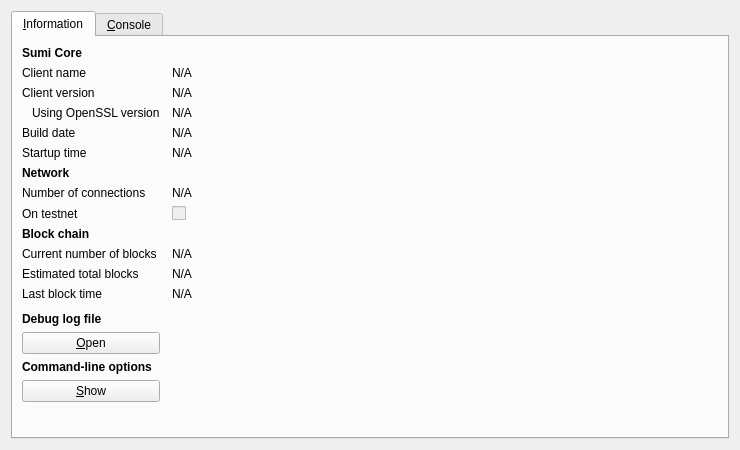
<?xml version="1.0" encoding="UTF-8"?>
<ui version="4.0">
 <class>RPCConsole</class>
 <widget class="QDialog" name="RPCConsole">
  <property name="geometry">
   <rect>
    <x>0</x>
    <y>0</y>
    <width>740</width>
    <height>450</height>
   </rect>
  </property>
  <property name="windowTitle">
   <string>Sumi - Debug window</string>
  </property>
  <layout class="QVBoxLayout" name="verticalLayout_2">
   <item>
    <widget class="QTabWidget" name="tabWidget">
     <property name="currentIndex">
      <number>0</number>
     </property>
     <widget class="QWidget" name="tab_info">
      <attribute name="title">
       <string>&amp;Information</string>
      </attribute>
      <layout class="QGridLayout" name="gridLayout" columnstretch="0,1">
       <property name="horizontalSpacing">
        <number>12</number>
       </property>
       <item row="0" column="0">
        <widget class="QLabel" name="label_9">
         <property name="font">
          <font>
           <weight>75</weight>
           <bold>true</bold>
          </font>
         </property>
         <property name="text">
          <string>Sumi Core</string>
         </property>
        </widget>
       </item>
       <item row="1" column="0">
        <widget class="QLabel" name="label_5">
         <property name="text">
          <string>Client name</string>
         </property>
        </widget>
       </item>
       <item row="1" column="1">
        <widget class="QLabel" name="clientName">
         <property name="cursor">
          <cursorShape>IBeamCursor</cursorShape>
         </property>
         <property name="text">
          <string>N/A</string>
         </property>
         <property name="textFormat">
          <enum>Qt::PlainText</enum>
         </property>
         <property name="textInteractionFlags">
          <set>Qt::LinksAccessibleByMouse|Qt::TextSelectableByKeyboard|Qt::TextSelectableByMouse</set>
         </property>
        </widget>
       </item>
       <item row="2" column="0">
        <widget class="QLabel" name="label_6">
         <property name="text">
          <string>Client version</string>
         </property>
        </widget>
       </item>
       <item row="2" column="1">
        <widget class="QLabel" name="clientVersion">
         <property name="cursor">
          <cursorShape>IBeamCursor</cursorShape>
         </property>
         <property name="text">
          <string>N/A</string>
         </property>
         <property name="textFormat">
          <enum>Qt::PlainText</enum>
         </property>
         <property name="textInteractionFlags">
          <set>Qt::LinksAccessibleByMouse|Qt::TextSelectableByKeyboard|Qt::TextSelectableByMouse</set>
         </property>
        </widget>
       </item>
       <item row="3" column="0">
        <widget class="QLabel" name="label_14">
         <property name="text">
          <string>Using OpenSSL version</string>
         </property>
         <property name="indent">
          <number>10</number>
         </property>
        </widget>
       </item>
       <item row="3" column="1">
        <widget class="QLabel" name="openSSLVersion">
         <property name="cursor">
          <cursorShape>IBeamCursor</cursorShape>
         </property>
         <property name="text">
          <string>N/A</string>
         </property>
         <property name="textFormat">
          <enum>Qt::PlainText</enum>
         </property>
         <property name="textInteractionFlags">
          <set>Qt::LinksAccessibleByMouse|Qt::TextSelectableByKeyboard|Qt::TextSelectableByMouse</set>
         </property>
        </widget>
       </item>
       <item row="4" column="0">
        <widget class="QLabel" name="label_12">
         <property name="text">
          <string>Build date</string>
         </property>
        </widget>
       </item>
       <item row="4" column="1">
        <widget class="QLabel" name="buildDate">
         <property name="cursor">
          <cursorShape>IBeamCursor</cursorShape>
         </property>
         <property name="text">
          <string>N/A</string>
         </property>
         <property name="textFormat">
          <enum>Qt::PlainText</enum>
         </property>
         <property name="textInteractionFlags">
          <set>Qt::LinksAccessibleByMouse|Qt::TextSelectableByKeyboard|Qt::TextSelectableByMouse</set>
         </property>
        </widget>
       </item>
       <item row="5" column="0">
        <widget class="QLabel" name="label_13">
         <property name="text">
          <string>Startup time</string>
         </property>
        </widget>
       </item>
       <item row="5" column="1">
        <widget class="QLabel" name="startupTime">
         <property name="cursor">
          <cursorShape>IBeamCursor</cursorShape>
         </property>
         <property name="text">
          <string>N/A</string>
         </property>
         <property name="textFormat">
          <enum>Qt::PlainText</enum>
         </property>
         <property name="textInteractionFlags">
          <set>Qt::LinksAccessibleByMouse|Qt::TextSelectableByKeyboard|Qt::TextSelectableByMouse</set>
         </property>
        </widget>
       </item>
       <item row="6" column="0">
        <widget class="QLabel" name="label_11">
         <property name="font">
          <font>
           <weight>75</weight>
           <bold>true</bold>
          </font>
         </property>
         <property name="text">
          <string>Network</string>
         </property>
        </widget>
       </item>
       <item row="7" column="0">
        <widget class="QLabel" name="label_7">
         <property name="text">
          <string>Number of connections</string>
         </property>
        </widget>
       </item>
       <item row="7" column="1">
        <widget class="QLabel" name="numberOfConnections">
         <property name="cursor">
          <cursorShape>IBeamCursor</cursorShape>
         </property>
         <property name="text">
          <string>N/A</string>
         </property>
         <property name="textFormat">
          <enum>Qt::PlainText</enum>
         </property>
         <property name="textInteractionFlags">
          <set>Qt::LinksAccessibleByMouse|Qt::TextSelectableByKeyboard|Qt::TextSelectableByMouse</set>
         </property>
        </widget>
       </item>
       <item row="8" column="0">
        <widget class="QLabel" name="label_8">
         <property name="text">
          <string>On testnet</string>
         </property>
        </widget>
       </item>
       <item row="8" column="1">
        <widget class="QCheckBox" name="isTestNet">
         <property name="enabled">
          <bool>false</bool>
         </property>
         <property name="text">
          <string/>
         </property>
        </widget>
       </item>
       <item row="9" column="0">
        <widget class="QLabel" name="label_10">
         <property name="font">
          <font>
           <weight>75</weight>
           <bold>true</bold>
          </font>
         </property>
         <property name="text">
          <string>Block chain</string>
         </property>
        </widget>
       </item>
       <item row="10" column="0">
        <widget class="QLabel" name="label_3">
         <property name="text">
          <string>Current number of blocks</string>
         </property>
        </widget>
       </item>
       <item row="10" column="1">
        <widget class="QLabel" name="numberOfBlocks">
         <property name="cursor">
          <cursorShape>IBeamCursor</cursorShape>
         </property>
         <property name="text">
          <string>N/A</string>
         </property>
         <property name="textFormat">
          <enum>Qt::PlainText</enum>
         </property>
         <property name="textInteractionFlags">
          <set>Qt::LinksAccessibleByMouse|Qt::TextSelectableByKeyboard|Qt::TextSelectableByMouse</set>
         </property>
        </widget>
       </item>
       <item row="11" column="0">
        <widget class="QLabel" name="label_4">
         <property name="text">
          <string>Estimated total blocks</string>
         </property>
        </widget>
       </item>
       <item row="11" column="1">
        <widget class="QLabel" name="totalBlocks">
         <property name="cursor">
          <cursorShape>IBeamCursor</cursorShape>
         </property>
         <property name="text">
          <string>N/A</string>
         </property>
         <property name="textFormat">
          <enum>Qt::PlainText</enum>
         </property>
         <property name="textInteractionFlags">
          <set>Qt::LinksAccessibleByMouse|Qt::TextSelectableByKeyboard|Qt::TextSelectableByMouse</set>
         </property>
        </widget>
       </item>
       <item row="12" column="0">
        <widget class="QLabel" name="label_2">
         <property name="text">
          <string>Last block time</string>
         </property>
        </widget>
       </item>
       <item row="12" column="1">
        <widget class="QLabel" name="lastBlockTime">
         <property name="cursor">
          <cursorShape>IBeamCursor</cursorShape>
         </property>
         <property name="text">
          <string>N/A</string>
         </property>
         <property name="textFormat">
          <enum>Qt::PlainText</enum>
         </property>
         <property name="textInteractionFlags">
          <set>Qt::LinksAccessibleByMouse|Qt::TextSelectableByKeyboard|Qt::TextSelectableByMouse</set>
         </property>
        </widget>
       </item>
       <item row="13" column="0">
        <spacer name="verticalSpacer_2">
         <property name="orientation">
          <enum>Qt::Vertical</enum>
         </property>
         <property name="sizeHint" stdset="0">
          <size>
           <width>20</width>
           <height>20</height>
          </size>
         </property>
        </spacer>
       </item>
       <item row="14" column="0">
        <widget class="QLabel" name="labelDebugLogfile">
         <property name="font">
          <font>
           <weight>75</weight>
           <bold>true</bold>
          </font>
         </property>
         <property name="text">
          <string>Debug log file</string>
         </property>
        </widget>
       </item>
       <item row="15" column="0">
        <widget class="QPushButton" name="openDebugLogfileButton">
         <property name="toolTip">
          <string>Open the Sumi debug log file from the current data directory. This can take a few seconds for large log files.</string>
         </property>
         <property name="text">
          <string>&amp;Open</string>
         </property>
         <property name="autoDefault">
          <bool>false</bool>
         </property>
        </widget>
       </item>
       <item row="16" column="0">
        <widget class="QLabel" name="labelCLOptions">
         <property name="font">
          <font>
           <weight>75</weight>
           <bold>true</bold>
          </font>
         </property>
         <property name="text">
          <string>Command-line options</string>
         </property>
        </widget>
       </item>
       <item row="17" column="0">
        <widget class="QPushButton" name="showCLOptionsButton">
         <property name="toolTip">
          <string>Show the Sumi-Qt help message to get a list with possible Sumi command-line options.</string>
         </property>
         <property name="text">
          <string>&amp;Show</string>
         </property>
         <property name="autoDefault">
          <bool>false</bool>
         </property>
        </widget>
       </item>
       <item row="18" column="0">
        <spacer name="verticalSpacer">
         <property name="orientation">
          <enum>Qt::Vertical</enum>
         </property>
         <property name="sizeHint" stdset="0">
          <size>
           <width>20</width>
           <height>40</height>
          </size>
         </property>
        </spacer>
       </item>
      </layout>
     </widget>
     <widget class="QWidget" name="tab_console">
      <attribute name="title">
       <string>&amp;Console</string>
      </attribute>
      <layout class="QVBoxLayout" name="verticalLayout_3">
       <property name="spacing">
        <number>3</number>
       </property>
       <item>
        <widget class="QTextEdit" name="messagesWidget">
         <property name="minimumSize">
          <size>
           <width>0</width>
           <height>100</height>
          </size>
         </property>
         <property name="readOnly">
          <bool>true</bool>
         </property>
         <property name="tabKeyNavigation" stdset="0">
          <bool>false</bool>
         </property>
         <property name="columnCount" stdset="0">
          <number>2</number>
         </property>
        </widget>
       </item>
       <item>
        <layout class="QHBoxLayout" name="horizontalLayout">
         <property name="spacing">
          <number>3</number>
         </property>
         <item>
          <widget class="QLabel" name="label">
           <property name="text">
            <string notr="true">&gt;</string>
           </property>
          </widget>
         </item>
         <item>
          <widget class="QLineEdit" name="lineEdit"/>
         </item>
         <item>
          <widget class="QPushButton" name="clearButton">
           <property name="maximumSize">
            <size>
             <width>24</width>
             <height>24</height>
            </size>
           </property>
           <property name="toolTip">
            <string>Clear console</string>
           </property>
           <property name="text">
            <string/>
           </property>
           <property name="icon">
            <iconset resource="../bitcoin.qrc">
             <normaloff>:/icons/remove</normaloff>:/icons/remove</iconset>
           </property>
           <property name="shortcut">
            <string notr="true">Ctrl+L</string>
           </property>
           <property name="autoDefault">
            <bool>false</bool>
           </property>
          </widget>
         </item>
        </layout>
       </item>
      </layout>
     </widget>
    </widget>
   </item>
  </layout>
 </widget>
 <resources>
  <include location="../bitcoin.qrc"/>
 </resources>
 <connections/>
</ui>
